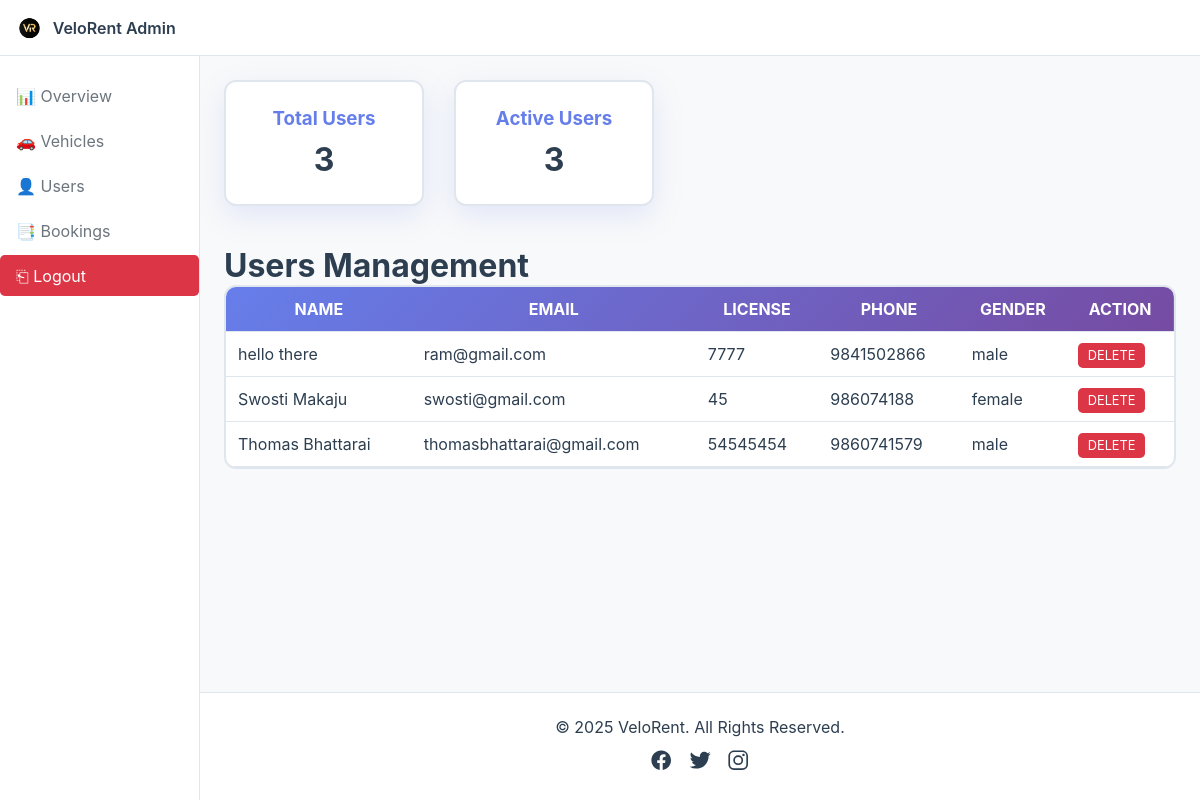
Page /adminusers.php (signed in) on the committed database.
### tables this page shows
CREATE TABLE `users` (
  `FNAME` varchar(255) NOT NULL,
  `LNAME` varchar(255) NOT NULL,
  `EMAIL` varchar(255) NOT NULL,
  `LIC_NUM` varchar(255) NOT NULL,
  `PHONE_NUMBER` bigint(11) NOT NULL,
  `PASSWORD` varchar(255) NOT NULL,
  `GENDER` varchar(255) NOT NULL
);

### adminusers.php (the view, shortened to what this page needs)
<?php
require_once('connection.php');
$count_query = "SELECT COUNT(*) as total FROM users";
$count_result = mysqli_query($con, $count_query);
$count_row = mysqli_fetch_assoc($count_result);
$total_users = $count_row['total'];
$active_users = $total_users;
?>
<!DOCTYPE html>
<html lang="en">
<head>
</head>
<body>
<nav class="navbar">
    <div style="display:flex;align-items:center;gap:10px;">
        <img src="images/icon.png">
        <span style="font-weight:600;">VeloRent Admin</span>
    </div>
</nav>
<aside class="sidebar">
    <ul>
        <li><a href="adminoverview.php">📊 Overview</a></li>
        <li><a href="adminvehicle.php">🚗 Vehicles</a></li>
        <li><a href="adminusers.php">👤 Users</a></li>
        <li><a href="adminbook.php">📑 Bookings</a></li>
        <li><a href="index.php" class="logout">⎗ Logout</a></li>
    </ul>
</aside>
<main class="main-content">
    <div class="admin-stats">
        <div class="stat-card"><h3>Total Users</h3><p><?php echo $total_users; ?></p></div>
        <div class="stat-card"><h3>Active Users</h3><p><?php echo $active_users; ?></p></div>
    </div>
    <h1>Users Management</h1>
    <div class="table-container">
        <table class="content-table">
            <thead>
                <tr>
                    <th>NAME</th>
                    <th>EMAIL</th>
                    <th>LICENSE</th>
                    <th>PHONE</th>
                    <th>GENDER</th>
                    <th>ACTION</th>
                </tr>
            </thead>
            <tbody>
            <?php
            $query = "SELECT * FROM users";
            $queryy = mysqli_query($con, $query);
            while($res = mysqli_fetch_array($queryy)):
            ?>
                <tr>
                    <td><?=htmlspecialchars($res['FNAME']." ".$res['LNAME'])?></td>
                    <td><?=htmlspecialchars($res['EMAIL'])?></td>
                    <td><?=htmlspecialchars($res['LIC_NUM'])?></td>
                    <td><?=htmlspecialchars($res['PHONE_NUMBER'])?></td>
                    <td><?=htmlspecialchars($res['GENDER'])?></td>
                    <td>
                        <a href="deleteuser.php?id=<?=urlencode($res['EMAIL'])?>" class="button" onclick="return confirm('Delete this user?')">DELETE</a>
                    </td>
                </tr>
            <?php endwhile; ?>
            </tbody>
        </table>
    </div>
</main>
 <footer>
        <p>&copy; 2025 VeloRent. All Rights Reserved.</p>
         <div class="socials">
        <a href="https://www.facebook.com/thomasbhattrai " target="_blank"><ion-icon name="logo-facebook"></ion-icon></a>
        <a href="https://x.com/ " target="_blank"><ion-icon name="logo-twitter"></ion-icon></a>
        <a href="https://www.instagram.com/swostimakaju/ " target="_blank"><ion-icon name="logo-instagram"></ion-icon></a>
    </div>
    </footer>
</body>
</html>

### adminusers.php (style rules this page uses)
:root { --primary:#667eea; --secondary:#764ba2; --danger:#dc3545; --bg:#f8f9fa; --card:#ffffff; --border:#e0e6ed; --text:#2c3e50; --muted:#6c757d; }
* { margin:0; padding:0; box-sizing:border-box; font-family:"Source Sans Pro",-apple-system,BlinkMacSystemFont,"Segoe UI",Roboto,Arial,sans-serif; }
body { background:var(--bg); color:var(--text); min-height:100vh; display:flex; flex-direction:column; }
.navbar { position:fixed; top:0;left:0;right:0; height:56px; background:#ffffff; border-bottom:1px solid var(--border); display:flex; align-items:center; padding:0 1rem; z-index:1030; }
.navbar img { height:40px }
.navbar span { color:var(--text) }
.sidebar { position:fixed; top:56px;left:0;bottom:0; width:200px; background:#ffffff; border-right:1px solid var(--border); padding:1rem 0; z-index:1020; }
.sidebar ul { list-style:none }
.sidebar li { margin:.25rem 0 }
.sidebar a { display:flex; align-items:center; padding:.65rem 1rem; color:var(--muted); text-decoration:none; border-radius:.3rem; transition:.2s; }
.sidebar a.logout { background:var(--danger); color:#fff; }
.main-content { flex:1; margin-left:200px; margin-top:56px; padding:1.5rem; background:var(--bg); }
.admin-stats { display:flex; gap:30px; margin-bottom:40px; flex-wrap:wrap; }
.stat-card { background:var(--card); padding:25px; border-radius:12px; min-width:200px; text-align:center; border:2px solid var(--border); box-shadow:0 10px 30px rgba(102,126,234,.15); }
.stat-card h3 { color:var(--primary); margin-bottom:10px; }
.stat-card p { font-size:2rem; font-weight:700; }
.table-container { overflow-x:auto; border-radius:12px; border:2px solid var(--border); background:#ffffff; }
.content-table { width:100%; border-collapse:collapse; }
.content-table thead { background:linear-gradient(135deg,var(--primary),var(--secondary)); color:#fff; }
.content-table th, .content-table td { padding:.75rem; border-bottom:1px solid var(--border); }
.content-table a.button { background:var(--danger); color:#fff; padding:.3rem .6rem; font-size:.8rem; border-radius:.3rem; text-decoration:none; }
footer { margin-left:200px; background:#ffffff; border-top:1px solid var(--border); padding:1.5rem; text-align:center; color:var(--text); }
.socials { display:flex; justify-content:center; gap:1rem; margin-top:.75rem; }
.socials a { color:var(--text); font-size:1.4rem; }

### rows in the picture
users: FNAME+LNAME "hello there", EMAIL "ram@gmail.com", LIC_NUM "7777", PHONE_NUMBER "9841502866", GENDER "male"
users: FNAME+LNAME "Swosti Makaju", EMAIL "swosti@gmail.com", LIC_NUM "45", PHONE_NUMBER "986074188", GENDER "female"
users: FNAME+LNAME "Thomas Bhattarai", EMAIL "thomasbhattarai@gmail.com", LIC_NUM "54545454", PHONE_NUMBER "9860741579", GENDER "male"

### other values in the picture
$total_users "3"
$active_users "3"
